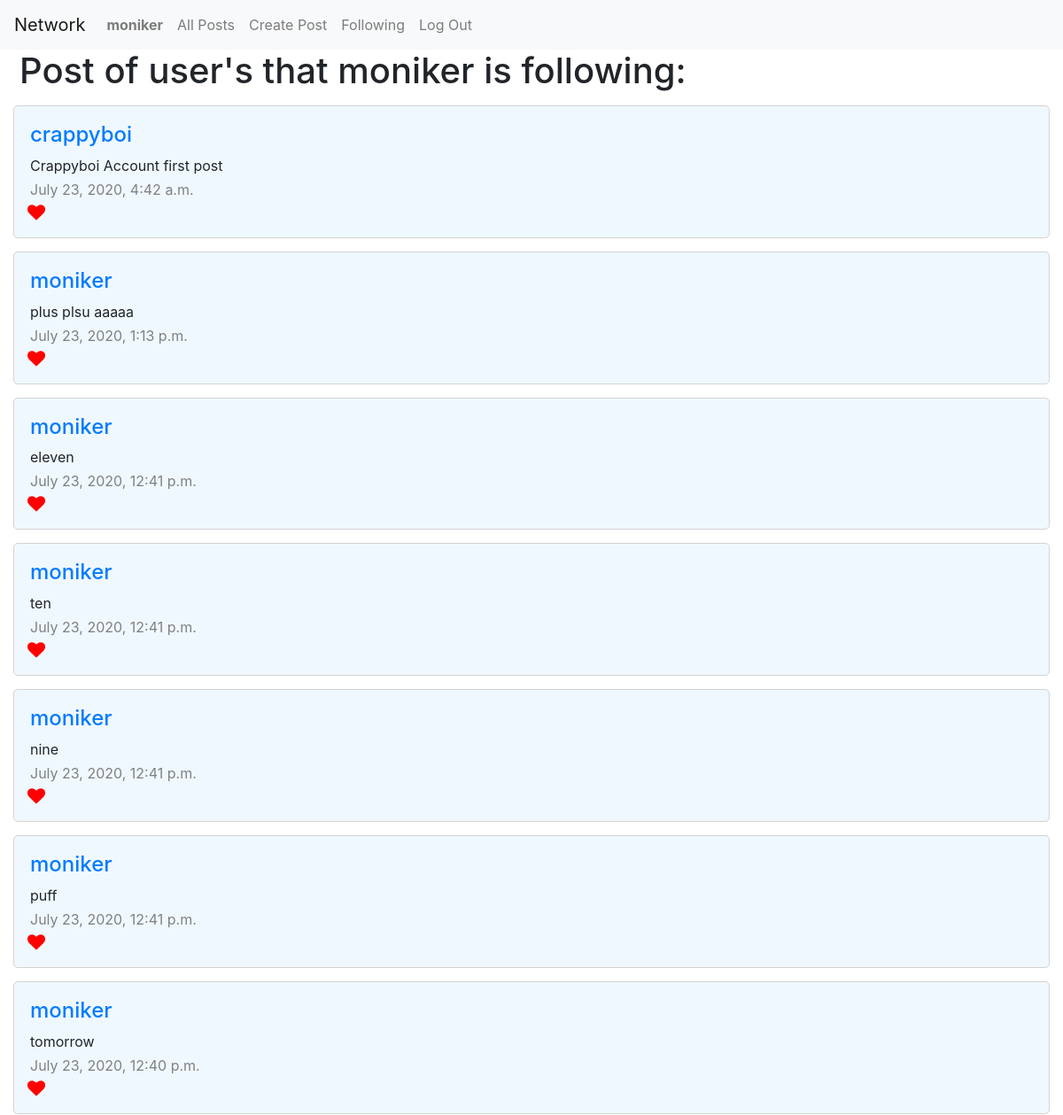
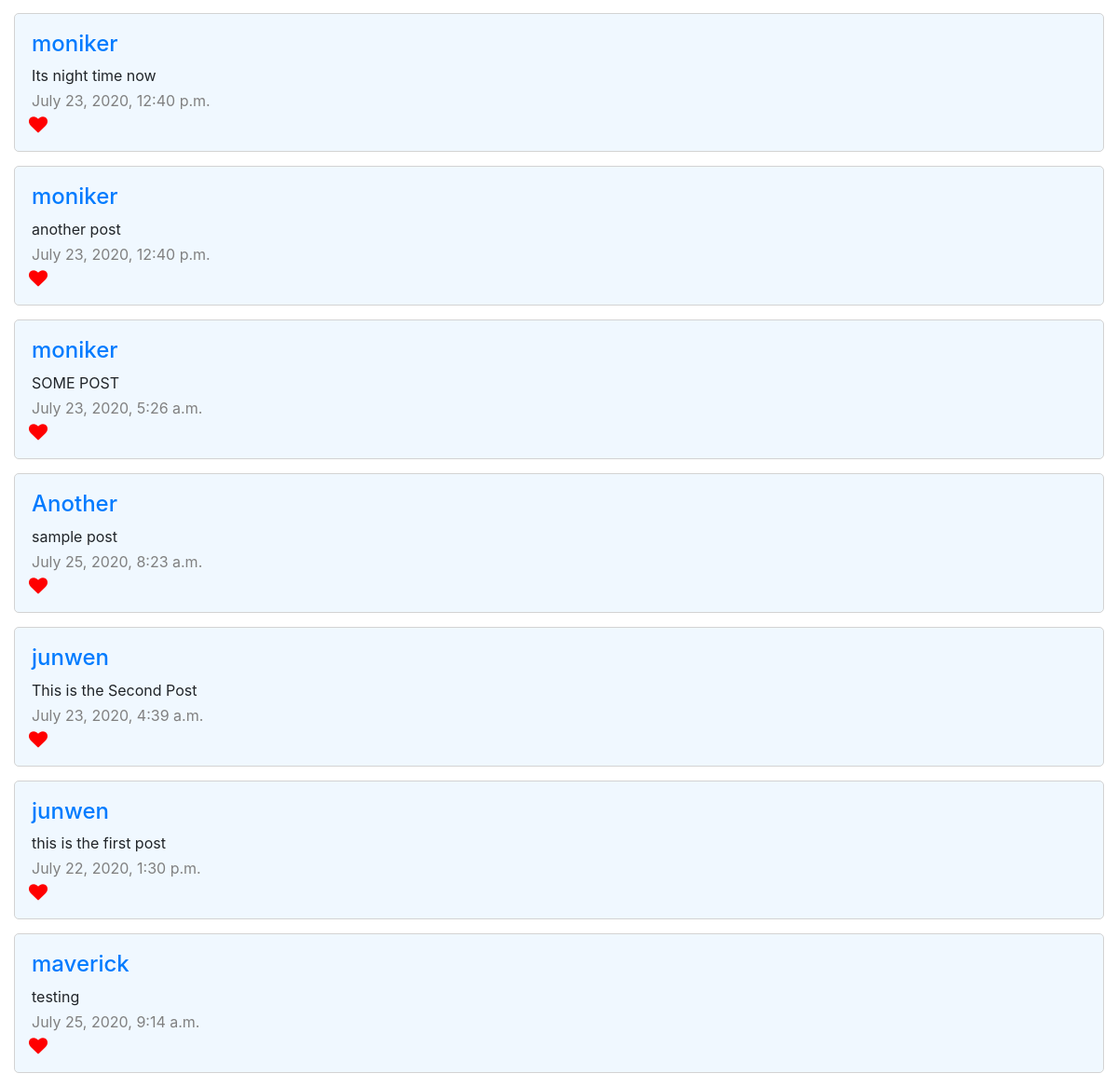
The page /following (signed in) on the database its author committed (2 pictures, top to bottom).
### network/models.py (models this page shows, shortened)
class User(AbstractUser):
    pass

class Post(models.Model):
    User = models.ForeignKey(User, on_delete=models.CASCADE, related_name="PostOwner")
    PostContent = models.CharField(max_length=100)
    DateTime = models.DateTimeField()
    Likes = models.IntegerField(default=0)

### network/views.py (the view)
# urls.py: path("following", views.following, name="following"),
@login_required
def following(request):
    FollowingUserList = []
    AllFollowingUsers = Following.objects.all()
    for EachFollowing in AllFollowingUsers:
        FollowingUserList.append(EachFollowing.Followings)
    AllPosts = []
    for EachUser in FollowingUserList:
        AllPosts.append(Post.objects.filter(User=EachUser).order_by('DateTime').reverse())
    return render(request, "network/followingPosts.html", {
        "AllFollowingUsersPost": AllPosts,
    })

### network/templates/network/followingPosts.html
{% extends "network/layout.html" %}
{% block body %}
<h1 class="header">Post of user's that {{ user.username }} is following:</h1>
    {% for EachUserSetOfPost in AllFollowingUsersPost %}
        {% for EachPost in EachUserSetOfPost %}
            <ul class="post">
                <li id="postTitle"><a href="{% url 'profileUser' EachPost.User %}"><h4>{{ EachPost.User }}</h4></a></li>
                <li id="postContent">{{ EachPost.PostContent }}</li>
                <li id="postDateTime">{{ EachPost.DateTime }}</li>
                <i class="fa fa-heart"> <li id="postLike">{{ EachPost.Like }}</li> </i>
            </ul>
        {% endfor %}
    {% endfor %}
{% endblock %}

### network/templates/network/layout.html (shortened to what this page needs)
{% load static %}
<!DOCTYPE html>
<html lang="en">
    <head>
        <link rel="stylesheet" href="https://stackpath.bootstrapcdn.com/bootstrap/4.4.1/css/bootstrap.min.css">
        <link href="{% static 'network/styles.css' %}" rel="stylesheet">
        <link rel="stylesheet" href="https://cdnjs.cloudflare.com/ajax/libs/font-awesome/4.7.0/css/font-awesome.min.css">
    </head>
    <body>
        <nav class="navbar navbar-expand-lg navbar-light bg-light">
            <a class="navbar-brand" href="#">Network</a>
            <div>
              <ul class="navbar-nav mr-auto">
                {% if user.is_authenticated %}
                    <li class="nav-item">
                        <a class="nav-link" href="{% url 'profileUser' user.username %}"><strong>{{ user.username }}</strong></a>
                    </li>
                {% endif %}
                    <li class="nav-item">
                    <a class="nav-link" href="{% url 'index' %}">All Posts</a>
                    </li>
                {% if user.is_authenticated %}
                    <li class="nav-item">
                        <a class="nav-link" href="{% url 'createPost' %}">Create Post</a>
                    </li>
                    <li class="nav-item">
                        <a class="nav-link" href="{% url 'following' %}">Following</a>
                    </li>
                    <li class="nav-item">
                        <a class="nav-link" href="{% url 'logout' %}">Log Out</a>
                    </li>
                {% endif %}
              </ul>
            </div>
          </nav>
        <div class="body">
            {% block body %}
            {% endblock %}
        </div>
    </body>
</html>

### network/templates/network/layout.html (style rules this page uses)
.post { border: 1px solid lightgray; border-radius: 5px; background-color: aliceblue; margin: 15px; padding: 15px; list-style: none; }
.post > li { margin: 3px; }
#postDateTime { color: grey; }
.fa, .fa-heart { font-size:20px; color:red }
.header { margin-left: 2px; padding-left: 20px; }

### rows shown on the page
User: username "moniker"
Post: User "crappyboi", PostContent "Crappyboi Account first post", DateTime "July 23, 2020, 4:42 a.m."
Post: User "moniker", PostContent "plus plsu aaaaa", DateTime "July 23, 2020, 1:13 p.m."
Post: User "moniker", PostContent "eleven", DateTime "July 23, 2020, 12:41 p.m."
Post: User "moniker", PostContent "ten", DateTime "July 23, 2020, 12:41 p.m."
Post: User "moniker", PostContent "nine", DateTime "July 23, 2020, 12:41 p.m."
Post: User "moniker", PostContent "puff", DateTime "July 23, 2020, 12:41 p.m."
Post: User "moniker", PostContent "tomorrow", DateTime "July 23, 2020, 12:40 p.m."
Post: User "moniker", PostContent "Its night time now", DateTime "July 23, 2020, 12:40 p.m."
Post: User "moniker", PostContent "another post", DateTime "July 23, 2020, 12:40 p.m."
Post: User "moniker", PostContent "SOME POST", DateTime "July 23, 2020, 5:26 a.m."
Post: User "Another", PostContent "sample post", DateTime "July 25, 2020, 8:23 a.m."
Post: User "junwen", PostContent "This is the Second Post", DateTime "July 23, 2020, 4:39 a.m."
Post: User "junwen", PostContent "this is the first post", DateTime "July 22, 2020, 1:30 p.m."
Post: User "maverick", PostContent "testing", DateTime "July 25, 2020, 9:14 a.m."
